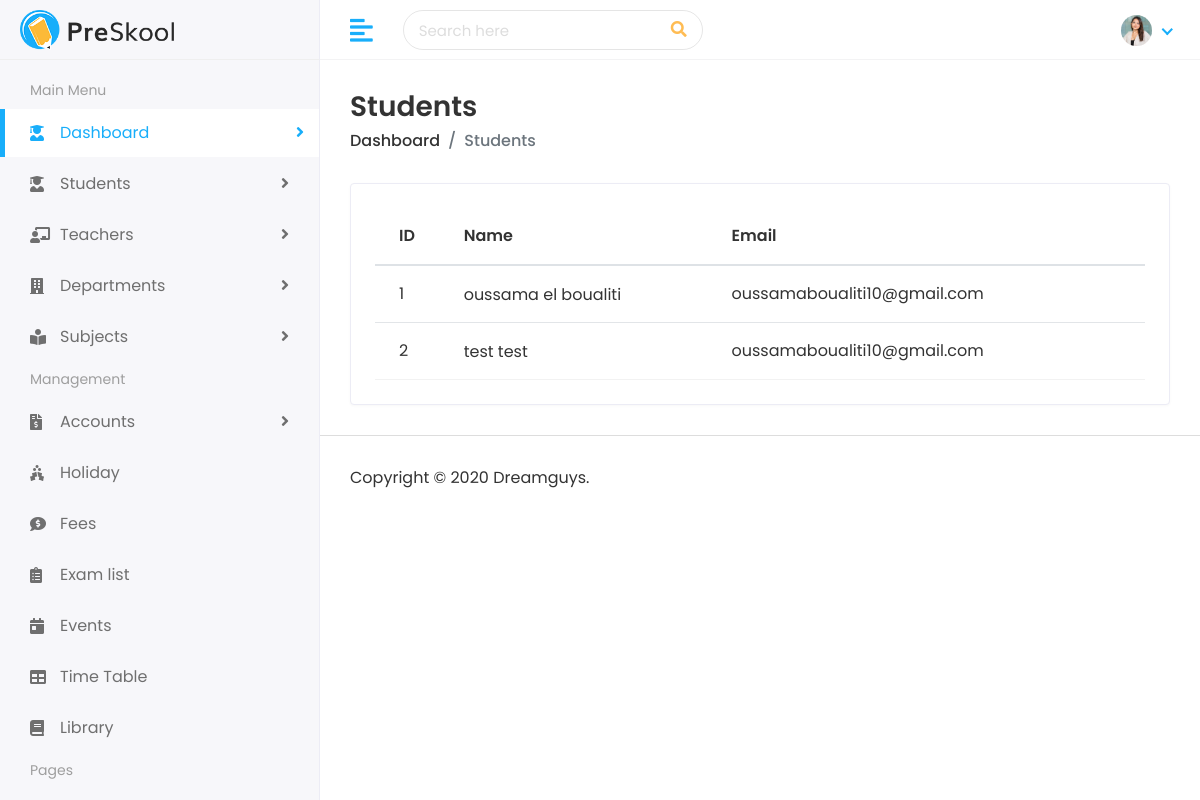
/student/ (signed in), run on an earlier commit of the app's database.
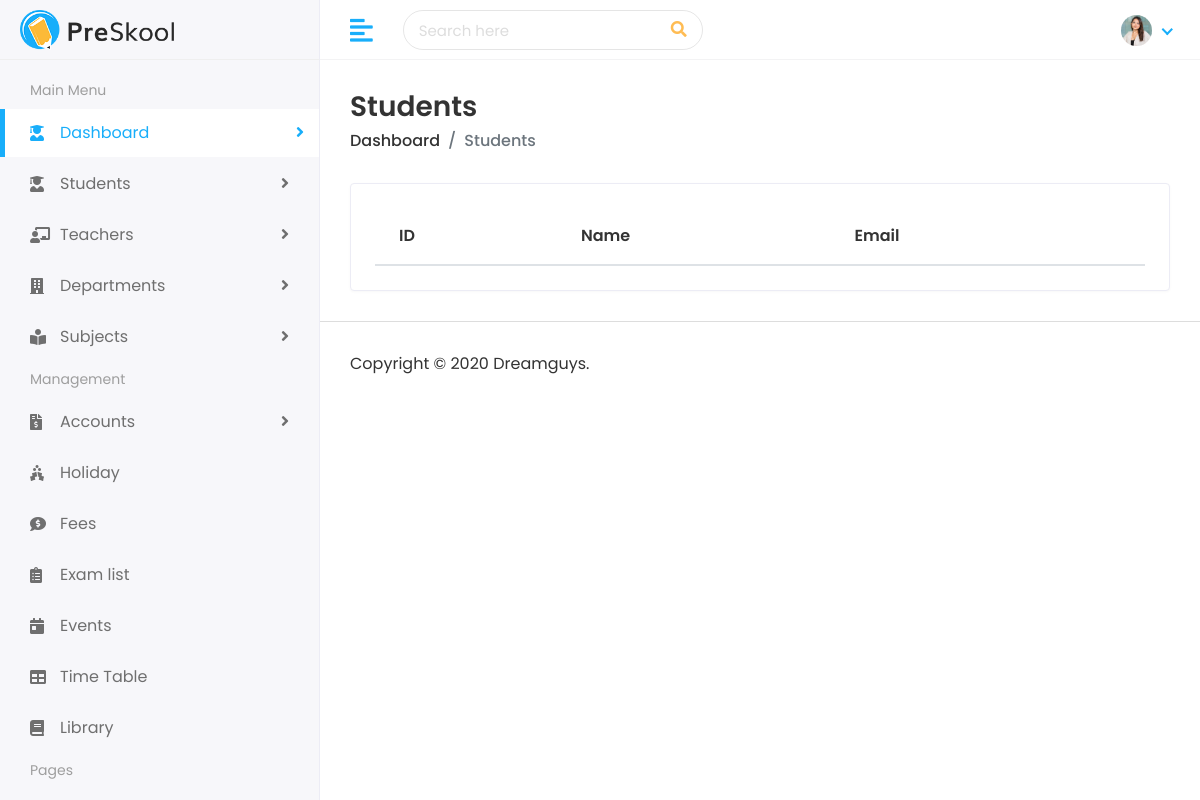
And on a later commit of the database.
### student/models.py (models this page shows, shortened)
class Student(models.Model):
   parent = models.OneToOneField(Parent, on_delete=models.CASCADE)
   user = models.OneToOneField(settings.AUTH_USER_MODEL, on_delete=models.SET_NULL, null=True, blank=True)
   first_name = models.CharField(max_length=100)
   last_name = models.CharField(max_length=100)
   student_id = models.CharField(max_length=20)
   gender = models.CharField(max_length=10,
   choices=[('Male','Male'), ('Female','Female')])
   date_of_birth = models.DateField()
   student_class = models.CharField(max_length=50)
   joining_date = models.DateField()
   mobile_number = models.CharField(max_length=15)
   admission_number = models.CharField(max_length=20)
   section = models.CharField(max_length=10)
   student_image = models.ImageField(
   upload_to='students/', blank=True)

class Parent(models.Model):
   father_name = models.CharField(max_length=100)
   father_occupation = models.CharField(max_length=100, blank=True)
   father_mobile = models.CharField(max_length=15)
   father_email = models.EmailField(max_length=100)
   mother_name = models.CharField(max_length=100)
   mother_occupation = models.CharField(max_length=100, blank=True)
   mother_mobile = models.CharField(max_length=15)
   mother_email = models.EmailField(max_length=100)
   present_address = models.TextField()
   permanent_address = models.TextField()

### student/views.py (the view)
# urls.py: path('', views.student_list, name='student_list'),
@login_required
def student_list(request):
    students = Student.objects.all()
    return render(request, 'students/students.html', {'students': students})

### templates/students/students.html (shortened to what this page needs)
{% extends 'Home/base.html' %}
{% load static %}
{% block body %}
         <div class="page-wrapper">
            <div class="content container-fluid">
               <div class="page-header">
                  <div class="row align-items-center">
                     <div class="col">
                        <h3 class="page-title">Students</h3>
                        <ul class="breadcrumb">
                           <li class="breadcrumb-item"><a href="">Dashboard</a></li>
                           <li class="breadcrumb-item active">Students</li>
                        </ul>
                     </div>
                  </div>
               </div>
               <div class="row">
                  <div class="col-sm-12">
                     <div class="card card-table">
                        <div class="card-body">
                           <div class="table-responsive">
                              <table class="table table-hover table-center mb-0 datatable">
                                 <thead>
                                    <tr>
                                       <th>ID</th>
                                       <th>Name</th>
                                       <th>Email</th>
                                    </tr>
                                 </thead>
                                 <tbody>
                                    {% for student in students %}
                                    <tr>
                                       <td>{{ student.student_id}}</td>
                                       <td>
                                          <h2 class="table-avatar">
                                             <a href="{% url 'view_student' student.student_id %}">{{ student.first_name }} {{ student.last_name}}</a>
                                          </h2>
                                       </td>
                                       <td>{{ student.parent.father_email }}</td>
                                    </tr>
                                    {% endfor %}
                                 </tbody>
                              </table>
                           </div>
                        </div>
                     </div>
                  </div>
               </div>
            </div>
            <footer>
               <p>Copyright © 2020 Dreamguys.</p>
            </footer>
         </div>
      </div>
   </body>
</html>
{% endblock %}

What changed in the data, as far as the page shows it:
removed Student: student_id "1", first_name "oussama", last_name "el boualiti", parent.father_email "oussamaboualiti10@gmail.com"
removed Student: student_id "2", first_name "test", last_name "test", parent.father_email "oussamaboualiti10@gmail.com"
